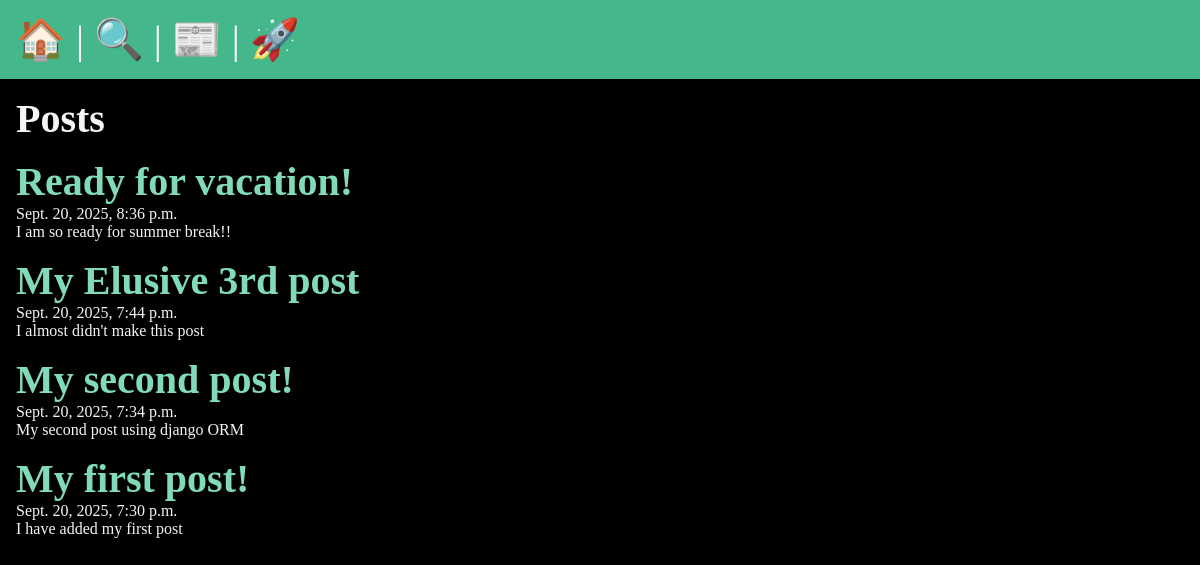
/posts/, run on the app's committed database.
### posts/models.py (models this page shows, shortened)
class Post(models.Model):
    title = models.CharField(max_length=75)
    body = models.TextField()
    slug = models.SlugField()
    date = models.DateTimeField(auto_now_add=True)
    banner = models.ImageField(default='fallback.png', blank=True)

### posts/views.py (the view)
# urls.py: path('', views.posts_list, name='list'),
def posts_list(request):
    posts = Post.objects.all().order_by('-date')
    return render(request, 'posts/posts_list.html', {'posts': posts})

### posts/templates/posts/posts_list.html (shortened to what this page needs)
{% extends 'layout.html' %}
{% block content %}
<section>
    <h1>Posts</h1>
    {% for post in posts %}
        <article class="post">
            <h2>
                <a href="{% url 'posts:page' slug=post.slug%}">
                    {{post.title}}
                </a>
            </h2>
            <p>{{post.date}}</p>
            <p>{{post.body}}</p>
        </article>
    {% endfor %}
</section>
{% endblock %}

### templates/layout.html (shortened to what this page needs)
<!DOCTYPE html>
{% load static %}
<html lang="en">
<head>
    <link rel="stylesheet" href="{% static 'css/style.css' %}">
</head>
<body>
    <nav>
        <a href="{% url 'home' %}">
            <span role="img" aria-label="Home" title="Home">🏠</span>
        </a> |
        <a href="{% url 'about' %}">
            <span role="img" aria-label="About" title="About">🔍</span>
        </a> |
        <a href="{% url 'posts:list' %}">
            <span role="img" aria-label="News" title="News">📰</span>
        </a> |
        <a href="{% url 'users:register' %}">
            <span role="img" aria-label="User Registeration" title="User Registeration">🚀</span>
        </a>
    </nav>
    <main>
        {% block content %}
        {% endblock %}
    </main>
</body>
</html>

### data on the page
Post: title "Ready for vacation!", date "Sept. 20, 2025, 8:36 p.m.", body "I am so ready for summer break!!"
Post: title "My Elusive 3rd post", date "Sept. 20, 2025, 7:44 p.m.", body "I almost didn't make this post"
Post: title "My second post!", date "Sept. 20, 2025, 7:34 p.m.", body "My second post using django ORM"
Post: title "My first post!", date "Sept. 20, 2025, 7:30 p.m.", body "I have added my first post"
